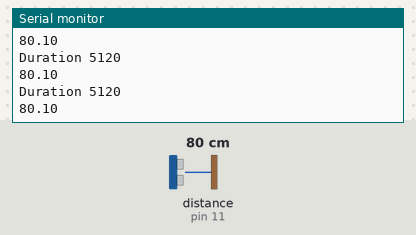
Simulated run of this program. Board: Arduino Uno, built with avr-gcc and run on an emulated ATmega328P. Parts: the last lines printed to the serial monitor. Wiring (inferred from the names in the program): ultrasonic range finder: trigger pin 10; echo pin 11. The inputs (shaded band) are chosen by the test bench; at power-on: distance to the obstacle (sensor on pin 11) 80 cm. The echo pulse lasts 58.3 µs per cm.

Above: at 1.2 s.
1.3 s: distance to the obstacle (sensor on pin 11) set to 2 cm
At 1.38 s:
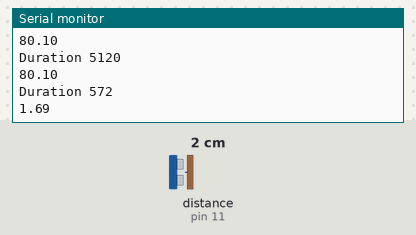
2.8 s: distance to the obstacle (sensor on pin 11) set to 4 cm
At 2.88 s:
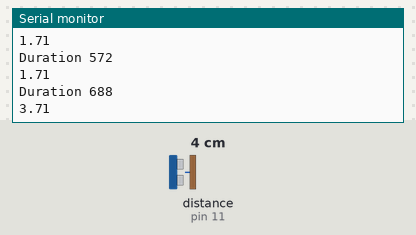
Timing chart, 0 to 5.8 s (numbered marks = the images above; inputs shaded):
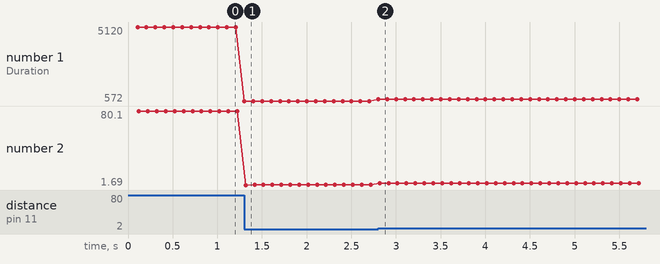

The program:

main.cpp
```cpp
#include <Arduino.h>

#define ECHO 11
#define TRIGGER 10

unsigned long lastTimeUltrasonicTrigger = millis();
unsigned long ultrasonicTriggerDelay = 100;

void triggerUltrasonicSensor()
{
    digitalWrite(TRIGGER, LOW);
    delayMicroseconds(2);
    digitalWrite(TRIGGER, HIGH);
    delayMicroseconds(10);
    digitalWrite(TRIGGER, LOW);
}

double getUltrasonicDistance()
{
    unsigned long timeBegin = micros(); // activity 14
    double durationMicros = pulseIn(ECHO, HIGH);
    unsigned long timeEnd = micros();                 // activity 14
    unsigned long codeDuration = timeEnd - timeBegin; // activity 14
    Serial.print("Duration ");                        // activity 14
    Serial.println(codeDuration);                     // activity 14
    double distance = durationMicros / 58.0;          // 58.0 for cm, 148.0 for inches
    return distance;
}

void setup()
{
    Serial.begin(9600);
    pinMode(ECHO, INPUT);
    pinMode(TRIGGER, OUTPUT);
}

void loop()
{
    unsigned long timeNow = millis();
    if (timeNow - lastTimeUltrasonicTrigger > ultrasonicTriggerDelay)
    {
        lastTimeUltrasonicTrigger += ultrasonicTriggerDelay;
        triggerUltrasonicSensor();               // trigger sensor
        Serial.println(getUltrasonicDistance()); // read pulse on echo pin
    }
}
```

Measured:
- after the input at 1.3 s, the serial monitor: prints a new line at once (image 1)
- after the input at 2.8 s, the serial monitor: prints a new line at once (image 2)
- plotted number 1: 5120 → 572 after the input at 1.3 s, 572 → 688 after the input at 2.8 s
- plotted number 2: 80.1 → 1.71 after the input at 1.3 s, 1.71 → 3.71 after the input at 2.8 s
